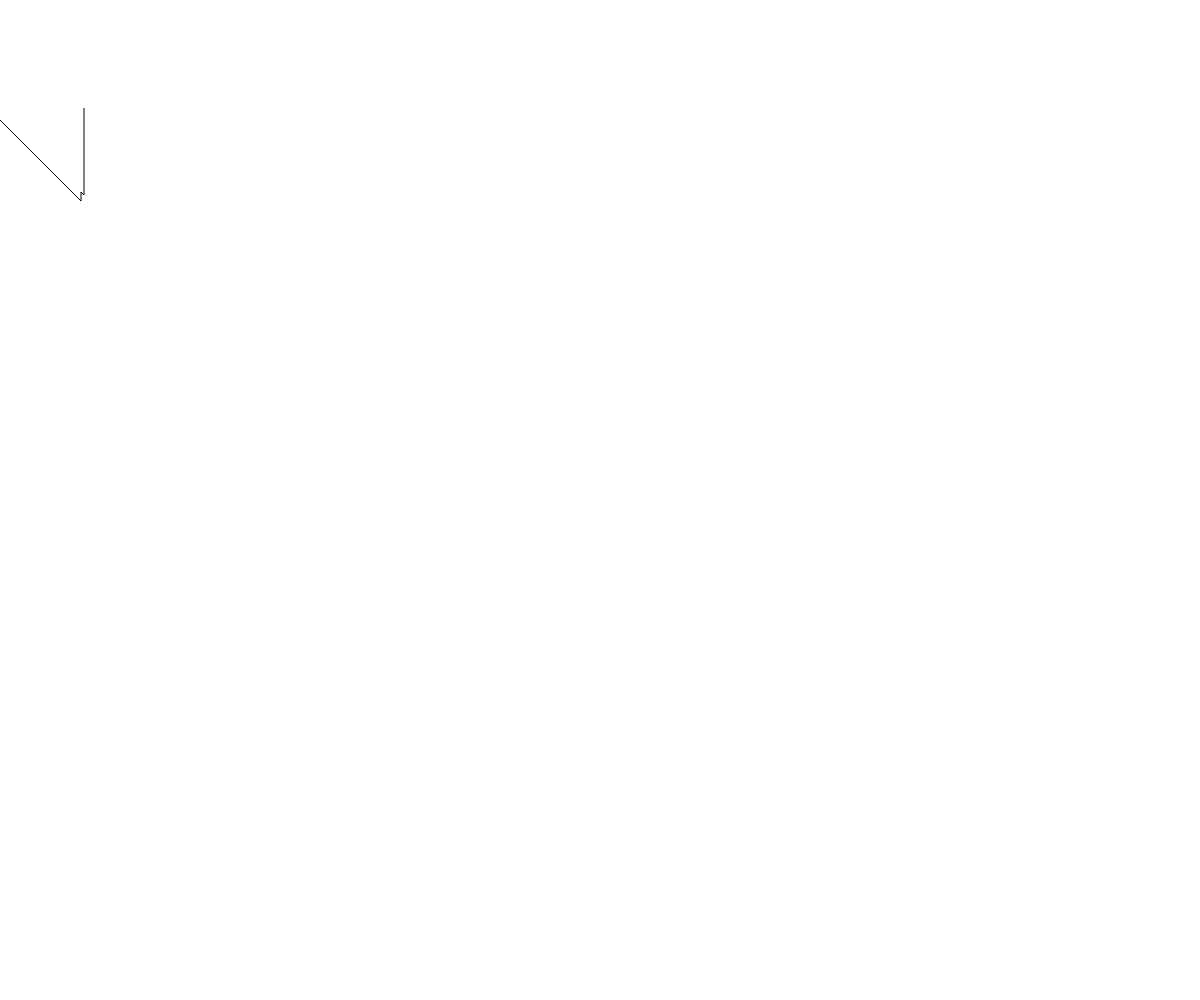
Frame 1 (no input)
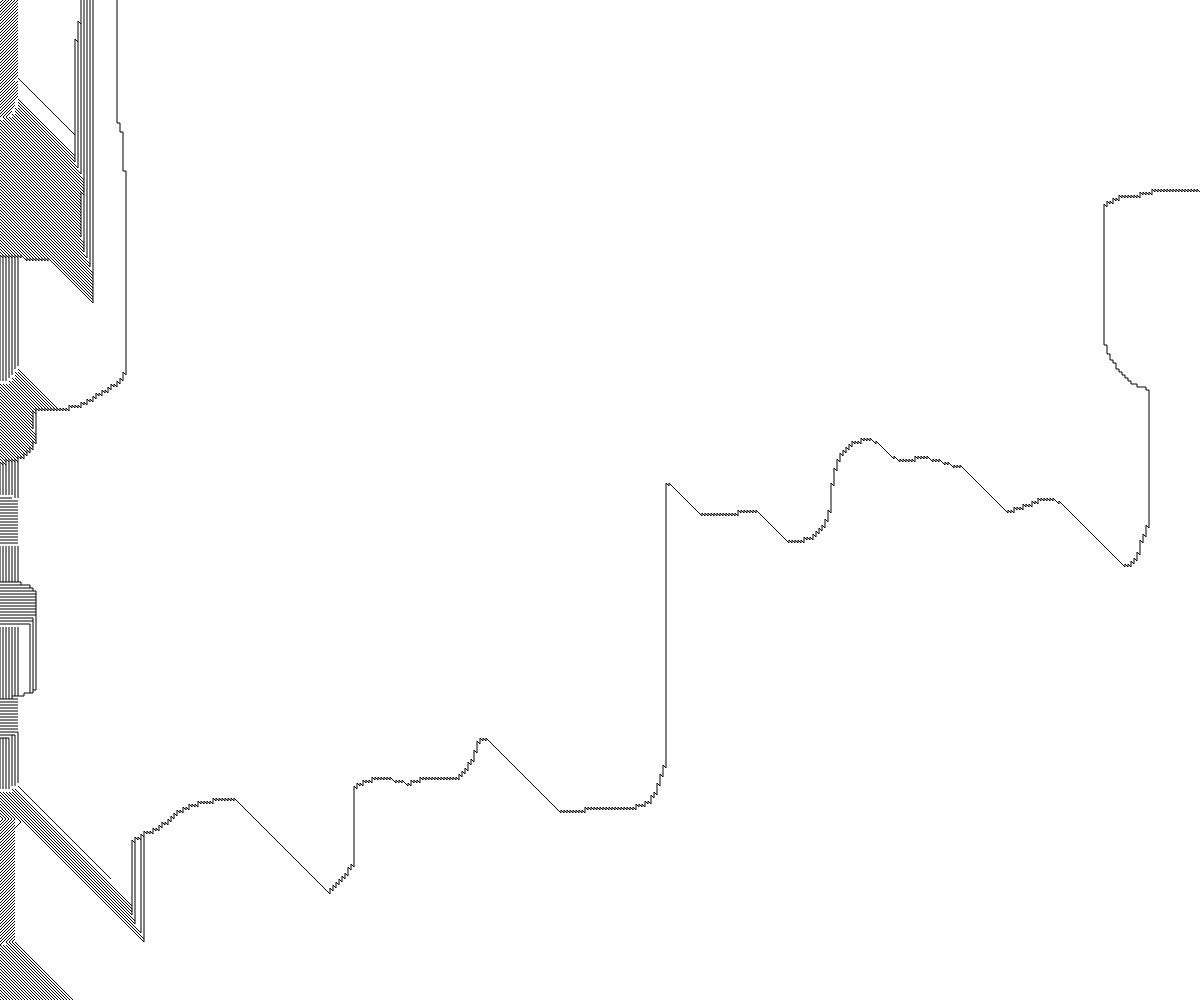
Frame 60 (no input)
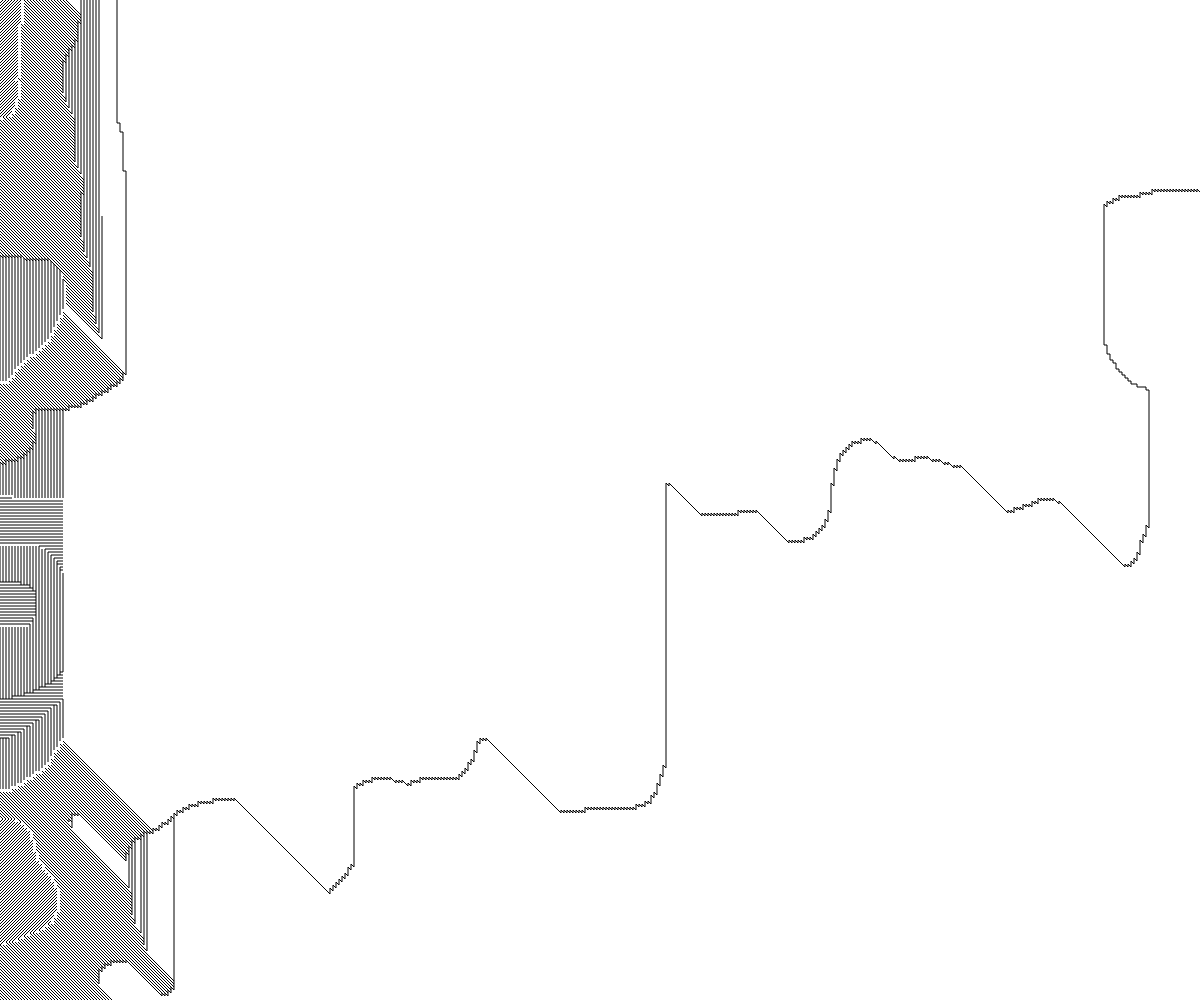
Frame 120 (the mouse pressed at the canvas centre since frame 60)

The p5.js sketch that drew these frames (run headless with seeded random() and noise() and a simulated clock; from frame 60 on, the mouse is pressed at the canvas centre):

// p5.js sketch
// ── sketch.js
function doubleKey(x,y) {
    return x+","+y;
}

function keyToVals(key) {
  const vals = key.split(",");
  return vals.map((val) => Number.parseInt(val));
}

class DoubleSet {
  constructor() {
    this.set = new Set();
  }

  add(x,y) {
    return this.set.add(doubleKey(x,y));
  }
  
  has(x,y) {
    return this.set.has(doubleKey(x,y));
  }
  
  delete(x,y) {
    return this.set.delete(doubleKey(x,y));
  }
  
  get(i) {
    const values = this.set.values();
    return values.next();
  }
  
  size() {
    return this.set.size;
  }
  
  clear() {
    return this.set.clear();
  }
}

class BiDoubleSet {
  constructor(width, height) {
    this.set = new DoubleSet();
    this.inverseSet = new DoubleSet();
    for(let x=0;x<width;x++) {
      for(let y=0;y<height;y++) {
        this.inverseSet.add(x,y);
      }
    }
  }
  
  add(x,y) {
    this.inverseSet.delete(x,y);
    return this.set.add(x,y);
  }
  
  has(x,y) {
    return this.set.has(x,y);
  }
  
  inverseGet() {
    const {value, done} = this.inverseSet.get();
    if(done) return undefined;
    return keyToVals(value);
  }
  
  inverseSize() {
    return this.inverseSet.size();
  }
  
  size() {
    return this.set.size;
  }
}


const dirs = [[1,0],[0,1],[-1,0],[0,-1],[1,1],[-1,1],[1,-1],[-1,-1]];
const points = [];

const gridSize = 3;
const numPoints = 1;
const noiseScale = .01;
const animSpeed = 100;

let numRows, numCols;
let visited;

function setup() {
  createCanvas(innerWidth, innerHeight);
  numRows = ceil(height/gridSize);
  numCols = ceil(width/gridSize);
  visited = new BiDoubleSet(numCols,numRows);
  for(let i=0;i<numPoints;i++) {
    addPoint();
  }
  background(255);
  strokeCap(SQUARE);
}

function addPoint() {
  let coords = visited.inverseGet();
  if(coords === undefined) return;
  const [xi,yi] = coords;
  const point = {xi,yi};
  points.push(point);
  visited.add(xi,yi);
  return point;
}

function updatePoint(p,i) {
  const dir = dirs[floor(noise(p.xi*noiseScale,p.yi*noiseScale)*dirs.length)];
  const nxi = p.xi+dir[0];
  const nyi = p.yi+dir[1];
  line(p.xi*gridSize,p.yi*gridSize,nxi*gridSize,nyi*gridSize);
  if(visited.has(nxi,nyi) || nxi < 0 || nxi >= numCols || nyi < 0 || nyi >= numRows) {
    points.splice(i,1);
    addPoint();
    return;
  }
  p.xi = nxi;
  p.yi = nyi;
  visited.add(nxi,nyi);
}

function draw() {
  const curNumPoints = points.length;
  if(curNumPoints<=0) {
    noLoop();
    print("Done!");
    return;
  }
  for(let j =0;j<animSpeed/curNumPoints;j++) {
    for(let i = points.length-1;i>=0;i--) {
      const p = points[i];
      updatePoint(p,i);
    }
  }
}
